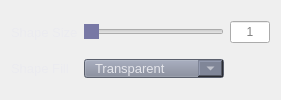
                  <widget class="QWidget" name="shape_page">
                   <layout class="QGridLayout" name="gridLayout_7">
                    <item row="0" column="0">
                     <widget class="QLabel" name="label_shapeSize">
                      <property name="sizePolicy">
                       <sizepolicy hsizetype="Maximum" vsizetype="Preferred">
                        <horstretch>0</horstretch>
                        <verstretch>0</verstretch>
                       </sizepolicy>
                      </property>
                      <property name="font">
                       <font>
                        <family>Segoe UI</family>
                        <pointsize>10</pointsize>
                        <weight>50</weight>
                        <italic>false</italic>
                        <bold>false</bold>
                       </font>
                      </property>
                      <property name="styleSheet">
                       <string notr="true">color: rgb(235, 235, 240);</string>
                      </property>
                      <property name="text">
                       <string>Shape Size</string>
                      </property>
                     </widget>
                    </item>
                    <item row="0" column="1">
                     <widget class="QSlider" name="shapeSize_slider">
                      <property name="sizePolicy">
                       <sizepolicy hsizetype="Fixed" vsizetype="Fixed">
                        <horstretch>0</horstretch>
                        <verstretch>0</verstretch>
                       </sizepolicy>
                      </property>
                      <property name="minimumSize">
                       <size>
                        <width>140</width>
                        <height>0</height>
                       </size>
                      </property>
                      <property name="styleSheet">
                       <string notr="true">QSlider{
	background-color: none;
}

QSlider:handle{
background-color: rgb(120, 120, 165);
}</string>
                      </property>
                      <property name="minimum">
                       <number>1</number>
                      </property>
                      <property name="maximum">
                       <number>25</number>
                      </property>
                      <property name="pageStep">
                       <number>1</number>
                      </property>
                      <property name="value">
                       <number>1</number>
                      </property>
                      <property name="sliderPosition">
                       <number>1</number>
                      </property>
                      <property name="tracking">
                       <bool>true</bool>
                      </property>
                      <property name="orientation">
                       <enum>Qt::Horizontal</enum>
                      </property>
                      <property name="invertedAppearance">
                       <bool>false</bool>
                      </property>
                      <property name="invertedControls">
                       <bool>false</bool>
                      </property>
                     </widget>
                    </item>
                    <item row="0" column="2">
                     <widget class="QLineEdit" name="shapeSize_value">
                      <property name="sizePolicy">
                       <sizepolicy hsizetype="Maximum" vsizetype="Maximum">
                        <horstretch>0</horstretch>
                        <verstretch>0</verstretch>
                       </sizepolicy>
                      </property>
                      <property name="minimumSize">
                       <size>
                        <width>20</width>
                        <height>10</height>
                       </size>
                      </property>
                      <property name="maximumSize">
                       <size>
                        <width>40</width>
                        <height>30</height>
                       </size>
                      </property>
                      <property name="focusPolicy">
                       <enum>Qt::ClickFocus</enum>
                      </property>
                      <property name="text">
                       <string/>
                      </property>
                      <property name="maxLength">
                       <number>3</number>
                      </property>
                      <property name="alignment">
                       <set>Qt::AlignCenter</set>
                      </property>
                      <property name="placeholderText">
                       <string>1</string>
                      </property>
                     </widget>
                    </item>
                    <item row="1" column="0">
                     <widget class="QLabel" name="label_shapeFill">
                      <property name="sizePolicy">
                       <sizepolicy hsizetype="Maximum" vsizetype="Preferred">
                        <horstretch>0</horstretch>
                        <verstretch>0</verstretch>
                       </sizepolicy>
                      </property>
                      <property name="font">
                       <font>
                        <family>Segoe UI</family>
                        <pointsize>10</pointsize>
                        <weight>50</weight>
                        <italic>false</italic>
                        <bold>false</bold>
                       </font>
                      </property>
                      <property name="styleSheet">
                       <string notr="true">color: rgb(235, 235, 240);</string>
                      </property>
                      <property name="text">
                       <string>Shape Fill</string>
                      </property>
                     </widget>
                    </item>
                    <item row="1" column="1">
                     <widget class="QComboBox" name="shapeFill_comboBox">
                      <property name="sizePolicy">
                       <sizepolicy hsizetype="Maximum" vsizetype="Fixed">
                        <horstretch>0</horstretch>
                        <verstretch>0</verstretch>
                       </sizepolicy>
                      </property>
                      <property name="minimumSize">
                       <size>
                        <width>140</width>
                        <height>0</height>
                       </size>
                      </property>
                      <property name="font">
                       <font>
                        <pointsize>10</pointsize>
                       </font>
                      </property>
                      <property name="styleSheet">
                       <string notr="true">QComboBox{
	background-color: rgb(128, 134, 152);
	padding-left: 10px;
	color: rgb(228, 229, 235);
}

QListView{
	background-color: rgb(128, 134, 152);
	color: rgb(228, 229, 235);
	selection-background-color: rgb(99, 101, 135);
	font-size: 9px;
}

QComboBox:drop-down{
    width: 25px;
}

QComboBox QAbstractItemView {
    outline: none;
	background-color: rgb(128, 134, 152);
}

QComboBox QAbstractItemView:item:selected {
    background: rgb(47, 175, 178);
}</string>
                      </property>
                      <property name="iconSize">
                       <size>
                        <width>16</width>
                        <height>16</height>
                       </size>
                      </property>
                      <property name="frame">
                       <bool>false</bool>
                      </property>
                      <item>
                       <property name="text">
                        <string>Transparent</string>
                       </property>
                      </item>
                      <item>
                       <property name="text">
                        <string>Solid</string>
                       </property>
                      </item>
                     </widget>
                    </item>
                   </layout>
                  </widget>
